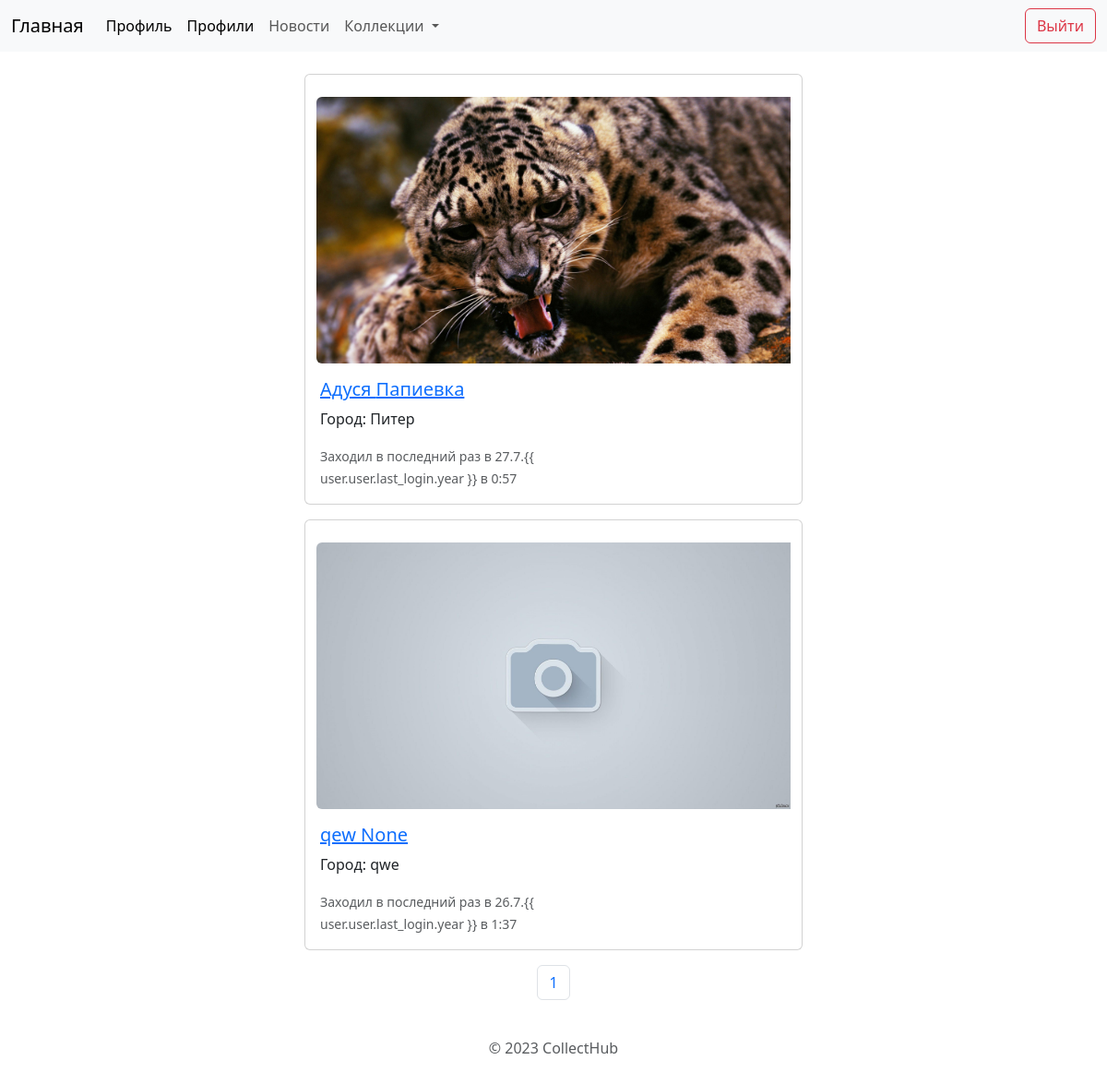
The app's page /profile/users (signed in), older data.
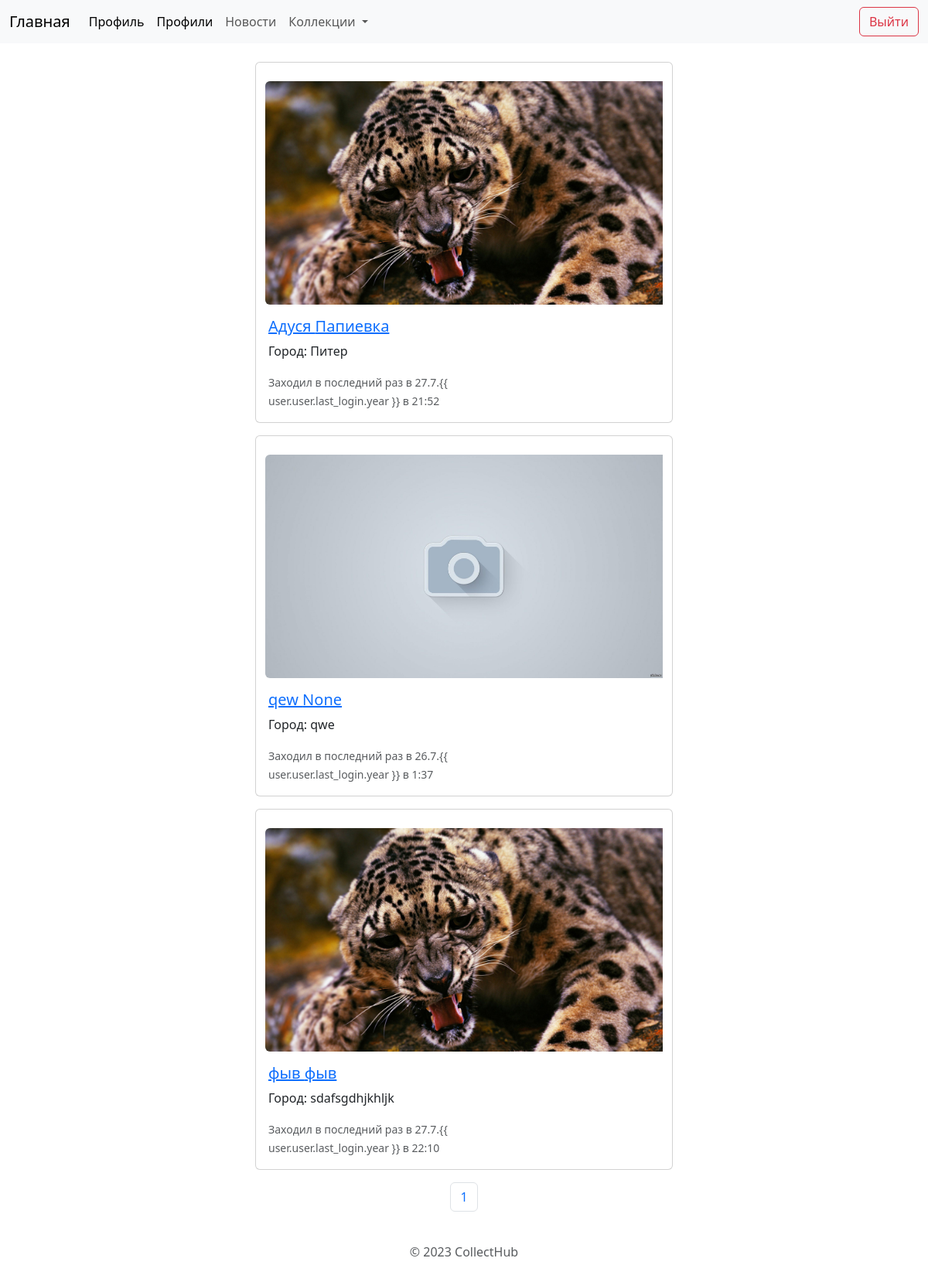
The same page, newer data.
### profileuser/models.py (models this page shows)
class UserInfo(models.Model):
    user = models.ForeignKey(to=User, on_delete=models.CASCADE)
    first_name = models.CharField(max_length=100, null=True)
    last_name = models.CharField(max_length=100, null=True)
    user_avatar = models.ImageField(upload_to=user_directory_path, null=True)
    phonenumber = models.CharField(max_length=15, null=True)
    town = models.CharField(max_length=50, null=True)

### profileuser/views.py (the view)
# urls.py: path('users', views.view_users, name='users')
@login_required
def view_users(request: HttpRequest):
    page = request.GET.get('page', 1)
    users_info = UserInfo.objects.all()
    paginator = Paginator(users_info, 3)
    page_objs = paginator.get_page(page)
    page_objs.next_page_number
    return render(request, 'profileuser/users.html', {'page_objs': page_objs, 'page': page})

### templates/profileuser/users.html (shortened to what this page needs)
{% extends 'base.html' %}
{% block content%}
{% load static %}
<br>
{% for user in page_objs %}
<div class="card mb-3 mx-auto" style="max-width: 540px;">
    <div class="row g-0">
        <div class="col-md-auto">
            <br>
            <div class="container md-10">
                {% if user.user_avatar %}
                <img src="{{ user.user_avatar.url }}" class="img-fluid rounded-start image-radius" alt="...">
                {% else %}
                <img src="{% static 'profileuser\img\no_photo.jpg' %}" class="img-fluid rounded-start image-radius"
                    alt="...">
                {% endif %}
            </div>
        </div>
        <div class="col-md-8">
            <div class="card-body">
                <a href="{% url 'profileuser' user.user.id %}">
                    <h5 class="card-title">{{ user.first_name }} {{ user.last_name }}</h5>
                </a>
                <p class="card-text">Город: {{ user.town }}</p>
                <p class="card-text"><small class="text-muted">Заходил в последний раз в
                        {{ user.user.last_login.day }}.{{ user.user.last_login.month }}.{{ user.user.last_login.year
                        }}
                        в
                        {{ user.user.last_login.hour }}:{{ user.user.last_login.minute }}</small></p>
            </div>
        </div>
    </div>
</div>
{% endfor %}
<nav aria-label="Page navigation example">
    <ul class="pagination justify-content-center">
        <li class="page-item"><a class="page-link" href="?page={{ page_objs.number }}">{{ page_objs.number }}</a></li>
    </ul>
</nav>
{% endblock %}

Row changes from the older to the newer data that the page shows:
changed UserInfo "Адуся": user.last_login.hour "0" → "21"; user.last_login.minute "57" → "52"
added UserInfo: user_avatar (picture), first_name "фыв", last_name "фыв", town "sdafsgdhjkhljk", user.last_login.day "27", user.last_login.month "7", user.last_login.hour "22", user.last_login.minute "10"
